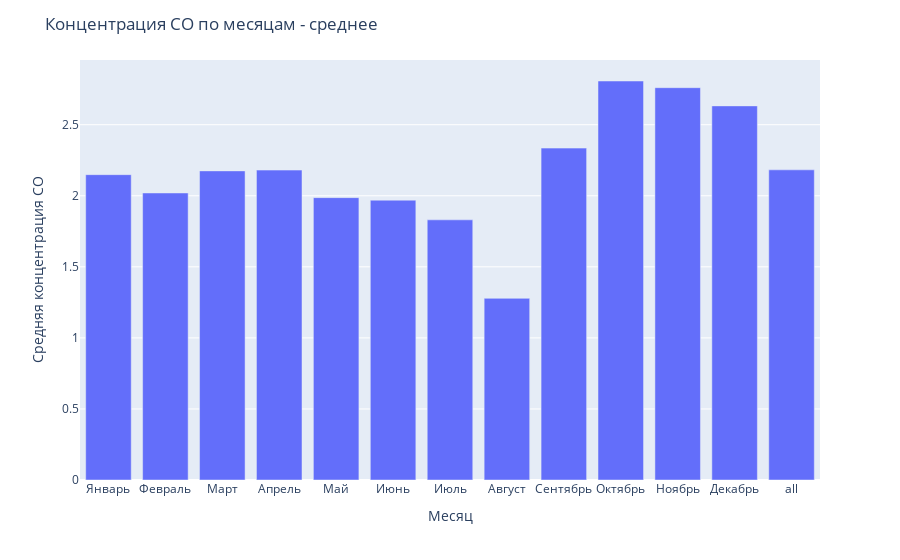

Notebook cell for this chart:
### Code cell
# Среднемесячный уровень CO
CO_by_month = pd.pivot_table(
    df,
    index=["Month_num"],
    values=["CO(GT)"],
    aggfunc=[np.mean],
    fill_value=0,
    margins=True
)

CO_by_month= CO_by_month.reset_index()
CO_by_month.columns = ["Month_num", "CO(GT)"]

CO_by_month

fig = px.bar(CO_by_month, x=CO_by_month.index, y="CO(GT)")

fig.update_layout(
    title="Концентрация CO по месяцам - среднее",
    xaxis_title="Месяц",
    yaxis_title="Средняя концентрация CO",
    xaxis=dict(
        tickmode='array',
        tickvals=list(range(0, 13)),  # Значения меток от 0 до 13
        ticktext=['Январь', 'Февраль', 'Март', 'Апрель', 'Май', 'Июнь', 
                  'Июль', 'Август', 'Сентябрь', 'Октябрь', 'Ноябрь', 'Декабрь','all']  # Названия месяцев
    )
)

### Figure 1 — Plotly figure (JSON) as saved in the notebook; plotly's stock layout.template omitted (floating-point values rounded to 4 significant figures)
{"data": [{"alignmentgroup": "True", "hovertemplate": "index=%{x}<br>CO(GT)=%{y}<extra></extra>", "legendgroup": "", "marker": {"color": "#636efa", "pattern": {"shape": ""}}, "name": "", "offsetgroup": "", "orientation": "v", "showlegend": false, "textposition": "auto", "type": "bar", "x": [0, 1, 2, 3, 4, 5, 6, 7, 8, 9, 10, 11, 12], "xaxis": "x", "y": [2.148, 2.02, 2.175, 2.181, 1.987, 1.969, 1.831, 1.278, 2.335, 2.807, 2.761, 2.632, 2.182], "yaxis": "y"}], "layout": {"barmode": "relative", "legend": {"tracegroupgap": 0}, "margin": {"t": 60}, "title": {"text": "Концентрация CO по месяцам - среднее"}, "xaxis": {"anchor": "y", "domain": [0, 1], "tickmode": "array", "ticktext": ["Январь", "Февраль", "Март", "Апрель", "Май", "Июнь", "Июль", "Август", "Сентябрь", "Октябрь", "Ноябрь", "Декабрь", "all"], "tickvals": [0, 1, 2, 3, 4, 5, 6, 7, 8, 9, 10, 11, 12], "title": {"text": "Месяц"}}, "yaxis": {"anchor": "x", "domain": [0, 1], "title": {"text": "Средняя концентрация CO"}}}}
